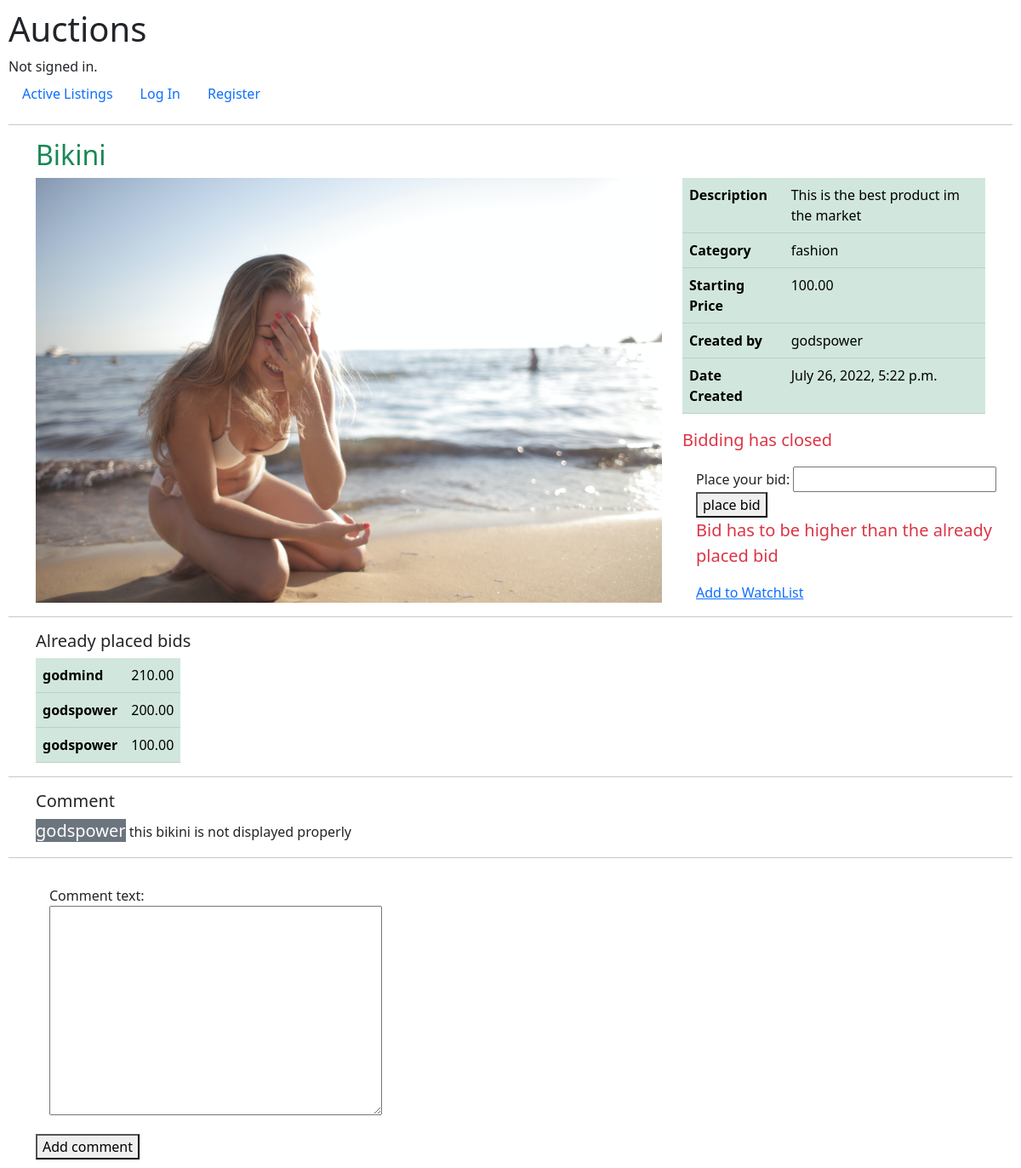
Page /product_page/3 on the committed database.
### auctions/models.py (models this page shows, shortened)
class Listing(models.Model):
    listing_image = models.ImageField(
        upload_to='listing/%Y/%m/%d/', blank=True)
    category = models.ForeignKey(Category, on_delete=models.CASCADE)
    user = models.ForeignKey(User,
            on_delete=models.CASCADE)
    listing_name = models.CharField(max_length=600)
    listing_bid = models.DecimalField(max_digits=7, decimal_places=2)
    is_listing_active = models.BooleanField(default=False)
    listing_detail = models.TextField(max_length=900)
    pub_date = models.DateTimeField(auto_now=True)

class Category(models.Model):
    category_name = models.CharField(max_length=600)
    pub_date = models.DateTimeField(auto_now=True)
    def __str__(self):
        return f'{self.category_name}'

class User(AbstractUser):
    pass

class Bid(models.Model):
    user =  models.ForeignKey(User,
        on_delete = models.CASCADE)
    listing = models.ForeignKey(Listing,
        on_delete=models.CASCADE)
    bid = models.DecimalField('place your bid',max_digits=7,
        decimal_places=2)
    pub_date = models.DateTimeField(auto_now=True)

class Comment(models.Model):
    user = models.ForeignKey(User,
        on_delete = models.CASCADE)
    listing = models.ForeignKey(Listing,
        on_delete=models.CASCADE)
    comment_text = models.TextField(max_length=600)
    pub_date = models.DateTimeField(auto_now=True)

### auctions/views.py (the view)
# urls.py: path('product_page/<int:product_id>',views.product_page,name='product_page'),
@require_http_methods(['GET', 'POST'])
def product_page(request,product_id):
    context={}
    listing = Listing.objects.filter(pk=product_id)
    try:
        high_bid = Bid.objects.filter(listing=listing[0]).order_by('bid')[0]
        context['high_bid'] = high_bid
    except:
        pass
    bidform = AddBid()
    commentform = AddComment()
    context.update({'listing': listing, 'bidform': bidform, 'commentform': commentform,
               })
    return render(request, 'auctions/product_page.html',
    context
    )

### auctions/forms.py
class AddBid(ModelForm):
    class Meta:
        model = Bid
        exclude = ('user','listing')

class AddComment(ModelForm):
    class Meta:
        model = Comment
        exclude = ('user','listing')

### auctions/context_processor.py (called while the page is built)
def get_categories(request):
    categories = Category.objects.all()
    return {'categories':categories}

### auctions/templates/auctions/product_page.html (shortened to what this page needs)
{% extends "auctions/layout.html" %}
{% load static %}
{% block body %}
<div class="container">
    <h2 class="text-success"> {{listing.0.listing_name | title}}</h2>
    <div class="row">
        {% for li in listing %}
        <div class="col-md-8 col-12 ">
            <img src="/static/uploadedfile/{{li.listing_image}}" height="100%" width="100%"></img>
        </div>
        <div class="col-md-4 col-12 ">
            <table class="table table-success w-auto">
                <tbody>
                    <tr>
                        <th scope="row">Description</th>
                        <td>{{li.listing_detail | capfirst}}</td>
                    </tr>
                    <tr>
                        <th scope="row">Category</th>
                        <td>{{li.category}}</td>
                    </tr>
                    <tr>
                        <th scope="row">Starting Price</th>
                        <td>{{li.listing_bid}}</td>
                    </tr>
                    <tr>
                        <th scope="row">Created by</th>
                        <td>{{li.user}}</td>
                    </tr>
                    <tr>
                        <th scope="row">Date Created</th>
                        <td>{{li.pub_date}}</td>
                    </tr>
                </tbody>
            </table>
            <p class="text-danger lead"> Bidding has closed</p>
            <div>
                <form action="{% url 'auctions:addbid' li.id %}" method="POST">
                    <div class="col-12 m-3">
                        {{bidform}}
                        <button type="submit">place bid</button>
                        <p class="">
                            <span class="  lead text-danger">
                                Bid has to be higher than the already placed bid
                            </span>
                        </p>
                    </div>
                </form>
                <a class=" button col-3 m-3" href="{% url  'auctions:addwatchlist' li.id%}">
                    Add to WatchList
                </a>
            </div>
        </div>
    </div>
</div>
<hr />
<div class="container">
    <h3 class="lead">Already placed bids</h3>
    <table class="table table-success w-auto">
        <tbody>
            {% for b in li.bid_set.all reversed%}
            <tr>
                <th scope="row"> {{b.user}}</th>
                <td> {{b.bid}}</td>
            </tr>
            {%empty%}
            no bid placed yet.
            {% endfor%}
        </tbody>
    </table>
</div>
<hr />
<div class="container">
    <h3 class="lead">Comment</h3>
    {% for comment in li.comment_set.all %}
    <p class="text-break"> <span class=" bg-secondary lead text-white"> {{comment.user}}</span>
        {{comment.comment_text}}</p>
    {%empty%}
    no comment. (add comment)
    {% endfor%}
</div>
<hr />
<div class="container">
    <form action="{% url 'auctions:comment' li.id %}" method="POST">
        <fieldset>
            {% for f in commentform %}
            <div class="col-6 m-3">
                <div>
                    {{f.label}}:
                </div>
                {{f}}
            </div>
            {%endfor%}
        </fieldset>
        <button type="submit">Add comment</button>
    </form>
</div>
{%empty%}
<li>Page don't exist
    <span><a href='{% url "auctions:addlisting"%}'>Add Listing</a></span>
</li>
{%endfor%}
{%endblock%}

### auctions/static/auctions/styles.css (style rules this page uses)
body { padding: 10px; }

### rows in the picture
Listing: listing_name "Bikini", listing_image (picture), listing_detail "This is the best product im the market", category "fashion", listing_bid "100.00", user "godspower", pub_date "July 26, 2022, 5:22 p.m.", label "Comment text"
Bid: user "godmind", bid "210.00"
Bid: user "godspower", bid "200.00"
Bid: user "godspower", bid "100.00"
Comment: user "godspower", comment_text "this bikini is not displayed properly"
